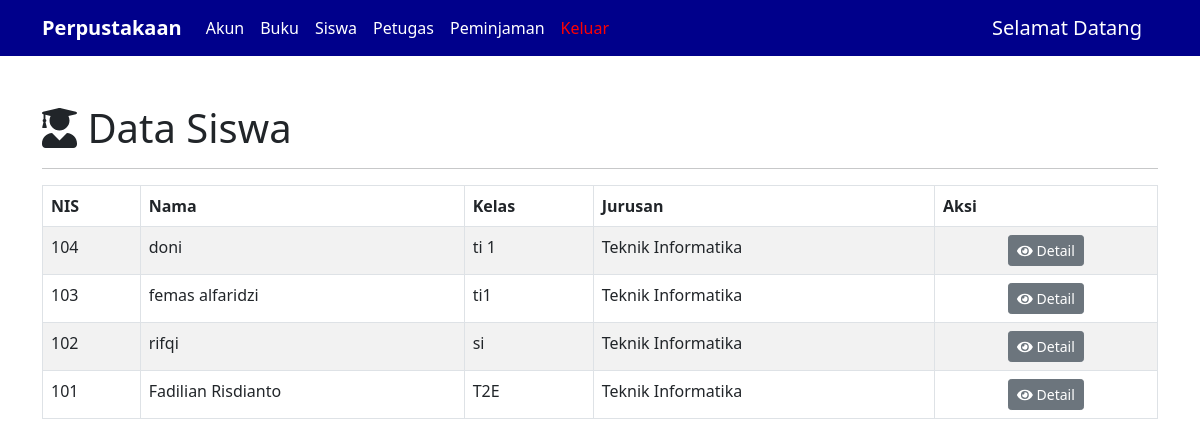
The app's page /siswa.php with its own data.
### tables this page shows
CREATE TABLE `siswa` (
  `nis` int(11) NOT NULL,
  `nama` varchar(50) DEFAULT NULL,
  `kelas` varchar(10) DEFAULT NULL,
  `jurusan` varchar(30) DEFAULT NULL
);

### config/controller.php (called while the page is built, shortened)
<?php
function select($query)
{
  global $db;
  $result = mysqli_query($db, $query);
  $rows =[];
  while ($row = mysqli_fetch_assoc($result)) {
    $rows[] = $row;
  }
  return $rows;
}

### siswa.php (the view, shortened to what this page needs)
<?php
include 'layout/header.php';
$data_siswa = select("SELECT * FROM siswa ORDER BY nis DESC");
?>
<div class="container mt-5">
    <h1><i class="fas fa-user-graduate"></i> Data Siswa</h1>
    <hr>
    <table class="table table-bordered table-striped mt-3" id="table">
        <thead>
            <tr>
                <th>NIS</th>
                <th>Nama</th>
                <th>Kelas</th>
                <th>Jurusan</th>
                <th>Aksi</th>
            </tr>
        </thead>
        <tbody>
            <?php foreach ($data_siswa as $siswa) : ?>
                <tr>
                    <td><?= $siswa['nis']; ?></td>
                    <td><?= $siswa['nama']; ?></td>
                    <td><?= $siswa['kelas']; ?></td>
                    <td><?= $siswa['jurusan']; ?></td>
                    <td class="text-center" width="20%">
                        <a href="detail-siswa.php? nis=<?= $siswa['nis'];?>" class="btn btn-secondary btn-sm"><i class="fas fa-eye"></i> Detail</a>
                    </td>
                </tr>
            <?php endforeach; ?>
        </tbody>
    </table>
    </div>
<?php include 'layout/footer.php';?>

### records on screen
siswa: nis "104", nama "doni", kelas "ti 1", jurusan "Teknik Informatika"
siswa: nis "103", nama "femas alfaridzi", kelas "ti1", jurusan "Teknik Informatika"
siswa: nis "102", nama "rifqi", kelas "si", jurusan "Teknik Informatika"
siswa: nis "101", nama "Fadilian Risdianto", kelas "T2E", jurusan "Teknik Informatika"
